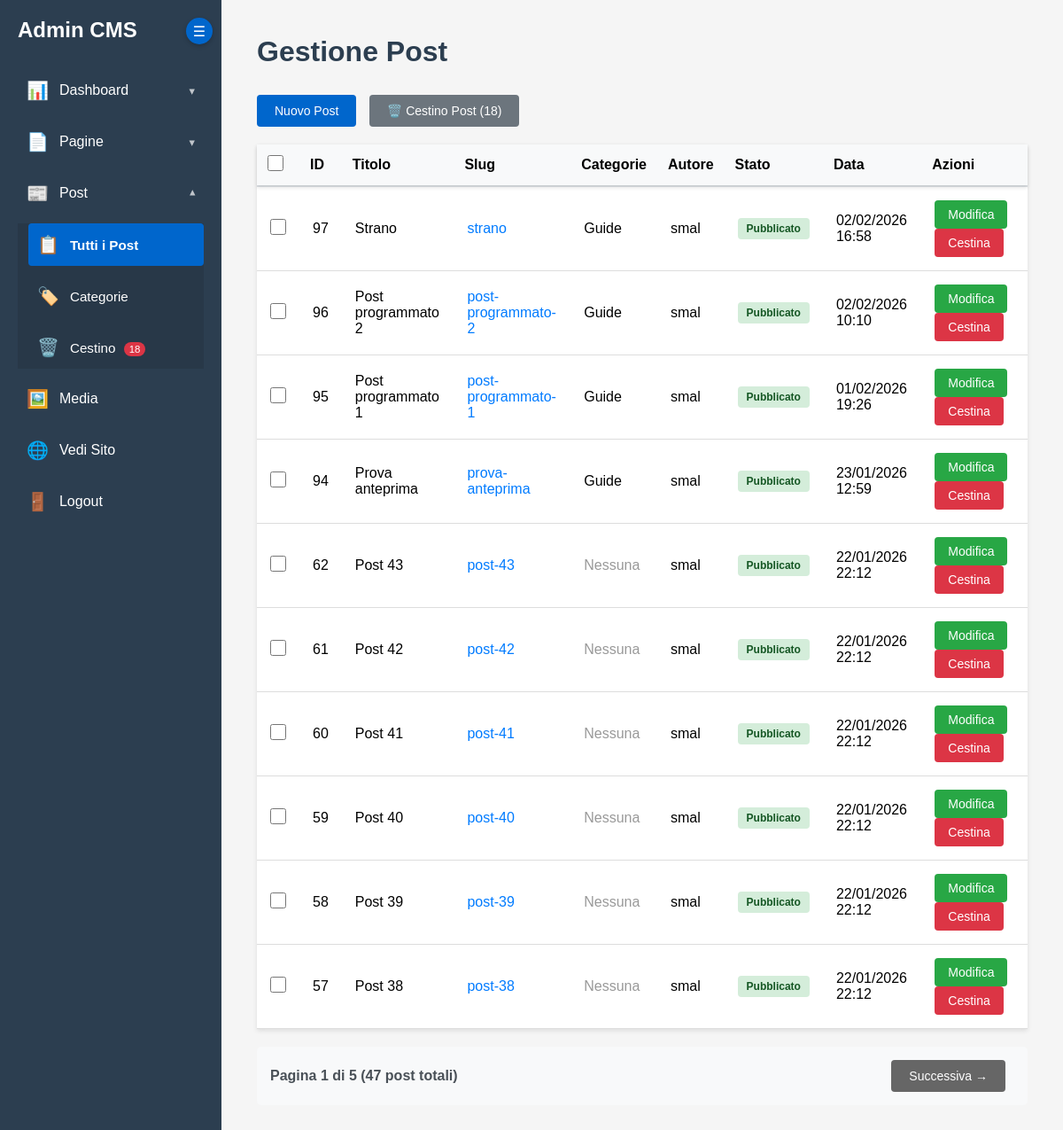
The app's page /admin/index.php?action=posts (signed in) with its own data.
### tables this page shows
CREATE TABLE `cmsmio_posts` (
  `id` int NOT NULL AUTO_INCREMENT,
  `post_type` varchar(50) DEFAULT 'post',
  `title` varchar(255) NOT NULL,
  `slug` varchar(255) NOT NULL,
  `content` longtext,
  `excerpt` text,
  `featured_image` varchar(255) DEFAULT NULL,
  `author_id` int DEFAULT NULL,
  `status` enum('bozza','pubblicato','programmato') DEFAULT 'bozza',
  `created_at` timestamp NULL DEFAULT CURRENT_TIMESTAMP,
  `updated_at` timestamp NULL DEFAULT CURRENT_TIMESTAMP ON UPDATE CURRENT_TIMESTAMP,
  `deleted_at` datetime DEFAULT NULL,
  PRIMARY KEY (`id`),
  UNIQUE KEY `slug` (`slug`),
  KEY `author_id` (`author_id`),
  KEY `idx_slug` (`slug`),
  KEY `idx_status` (`status`),
  KEY `idx_created` (`created_at`),
  KEY `idx_post_type` (`post_type`),
  CONSTRAINT `cmsmio_posts_ibfk_1` FOREIGN KEY (`author_id`) REFERENCES `cmsmio_users` (`id`) ON DELETE SET NULL
);

CREATE TABLE `cmsmio_categories` (
  `id` int NOT NULL AUTO_INCREMENT,
  `name` varchar(255) NOT NULL,
  `slug` varchar(255) NOT NULL,
  `description` text,
  `created_at` timestamp NULL DEFAULT CURRENT_TIMESTAMP,
  PRIMARY KEY (`id`),
  UNIQUE KEY `slug` (`slug`),
  KEY `idx_slug` (`slug`)
);

CREATE TABLE `cmsmio_users` (
  `id` int NOT NULL AUTO_INCREMENT,
  `name` varchar(255) NOT NULL,
  `email` varchar(255) NOT NULL,
  `password` varchar(255) NOT NULL,
  `remember_token` varchar(64) DEFAULT NULL,
  `role` enum('amministratore','gestore','registrato') DEFAULT 'registrato',
  `is_active` tinyint(1) DEFAULT '1',
  `activation_token` varchar(255) DEFAULT NULL,
  `reset_token` varchar(255) DEFAULT NULL,
  `reset_token_expiry` datetime DEFAULT NULL,
  `last_login` datetime DEFAULT NULL,
  `created_at` timestamp NULL DEFAULT CURRENT_TIMESTAMP,
  PRIMARY KEY (`id`),
  UNIQUE KEY `email` (`email`),
  UNIQUE KEY `idx_name_unique` (`name`),
  KEY `idx_email` (`email`),
  KEY `idx_role` (`role`)
);

### core/Admin/Admin.php (called while the page is built, shortened)
<?php
class Admin {
    public function __construct() {
        $this->db = new Database();
        $this->action = $_GET['action'] ?? 'dashboard';
    }
    public function run() {
        $this->showPage();
    }
}

### admin/index.php (called while the page is built, shortened)
<?php
$admin = new Admin();
$admin->run();
?>

### core/Database/DatabaseConnectionTrait.php (called while the page is built, shortened)
<?php
trait DatabaseConnectionTrait {
    private $prefix;
    public function initDatabase() {
        try {
            $dsn = 'mysql:host=' . DB_HOST . ';dbname=' . DB_NAME . ';charset=' . DB_CHARSET;
            $this->pdo = new PDO($dsn, DB_USER, DB_PASS);
            $this->prefix = defined('DB_PREFIX') ? DB_PREFIX : '';
        } catch (PDOException $e) {
            die("Errore connessione database: " . $e->getMessage());
        }
    }
    private function table($name) {
        return $this->prefix . $name;
    }
}

### core/Database/Other.php (called while the page is built, shortened)
<?php
trait OtherTrait {
    public function getTrashedPosts() {
        return $this->pdo->query("SELECT p.*, u.name as author_name FROM " . $this->table('posts') . " p
                                  LEFT JOIN " . $this->table('users') . " u ON p.author_id = u.id
                                  WHERE p.deleted_at IS NOT NULL
                                  ORDER BY p.deleted_at DESC")->fetchAll();
    }
}

### core/Database/PostTrait.php (called while the page is built, shortened)
<?php
trait PostTrait {
    public function getPostCategories($postId) {
        $stmt = $this->pdo->prepare("SELECT c.* FROM " . $this->table('categories') . " c
                                     INNER JOIN " . $this->table('post_categories') . " pc ON c.id = pc.category_id
                                     WHERE pc.post_id = ?");
        $stmt->execute([$postId]);
        return $stmt->fetchAll();
    }
    public function countPosts() {
    $stmt = $this->pdo->prepare("
        SELECT COUNT(*)
        FROM " . DB_PREFIX . "posts
        WHERE deleted_at IS NULL AND post_type = 'post'
    ");
    $stmt->execute();
    return $stmt->fetchColumn();
}
public function getPostsPaginated($offset, $limit) {
    $stmt = $this->pdo->prepare("
        SELECT p.*, u.name as author_name
        FROM " . DB_PREFIX . "posts p
        LEFT JOIN " . DB_PREFIX . "users u ON p.author_id = u.id
        WHERE p.deleted_at IS NULL AND p.post_type = 'post'
        ORDER BY p.created_at DESC
        LIMIT :limit OFFSET :offset
    ");
    $stmt->bindValue(':limit', (int)$limit, PDO::PARAM_INT);
    $stmt->bindValue(':offset', (int)$offset, PDO::PARAM_INT);
    $stmt->execute();
    return $stmt->fetchAll();
}
}

### admin/views/posts.php (the view, shortened to what this page needs)
<h1>Gestione Post</h1>
<div style="display: flex; justify-content: space-between; align-items: center; margin-bottom: 20px;">
    <div>
        <a href="index.php?action=edit_post" class="btn">Nuovo Post</a>
        <a href="index.php?action=trash_posts" class="btn btn-secondary" style="background-color: #6c757d;">
            🗑️ Cestino Post <?php
            $trashedCount = count($this->db->getTrashedPosts());
            if ($trashedCount > 0) echo "($trashedCount)";
            ?>
        </a>
    </div>
</div>
<table class="admin-table">
    <thead>
        <tr>
            <th style="width: 40px;">
                <input type="checkbox" id="select-all" title="Seleziona tutti">
            </th>
            <th>ID</th>
            <th>Titolo</th>
            <th>Slug</th>
            <th>Categorie</th>
            <th>Autore</th>
            <th>Stato</th>
            <th>Data</th>
            <th>Azioni</th>
        </tr>
    </thead>
    <tbody>
        <?php foreach ($posts as $post): ?>
        <tr>
            <td>
                <input type="checkbox" class="post-checkbox" value="<?php echo $post['id']; ?>">
            </td>
            <td><?php echo $post['id']; ?></td>
            <td><?php echo htmlspecialchars($post['title']); ?></td>
            <td>
                <?php if ($post['status'] === 'pubblicato'): ?>
                    <a href="../post/<?php echo htmlspecialchars($post['slug']); ?>"
                       target="_blank"
                       class="slug-link"
                       title="Visualizza il post sul sito">
                        <?php echo htmlspecialchars($post['slug']); ?>
                    </a>
                <?php else: ?>
                    <span class="slug-inactive" title="Post non pubblicato">
                        <?php echo htmlspecialchars($post['slug']); ?>
                    </span>
                <?php endif; ?>
            </td>
            <td>
                <?php
                $categories = $this->db->getPostCategories($post['id']);
                if (!empty($categories)) {
                    $categoryNames = array_map(function($cat) {
                        return htmlspecialchars($cat['name']);
                    }, $categories);
                    echo implode(', ', $categoryNames);
                } else {
                    echo '<span style="color: #999;">Nessuna</span>';
                }
                ?>
            </td>
            <td><?php echo htmlspecialchars($post['author_name'] ?? 'N/D'); ?></td>
            <td>
                <?php if ($post['status'] === 'pubblicato'): ?>
                    <span class="badge badge-success">Pubblicato</span>
                <?php elseif ($post['status'] === 'programmato'): ?>
                    <span class="badge badge-warning">Programmato</span>
                <?php else: ?>
                    <span class="badge badge-inactive">Bozza</span>
                <?php endif; ?>
            </td>
            <td><?php echo date('d/m/Y H:i', strtotime($post['created_at'])); ?></td>
            <td>
                <form method="GET" action="index.php" style="display:inline;">
                    <button type="submit" class="btn-edit">Modifica</button>
                </form>
                <form method="POST" action="index.php?action=trash_post" style="display:inline;" class="trash-form" data-post-title="<?php echo htmlspecialchars($post['title']); ?>">
                    <button type="button" class="btn-delete trash-btn">Cestina</button>
                </form>
            </td>
        </tr>
        <?php endforeach; ?>
    </tbody>
</table>
<?php if ($totalPages > 1): ?>
<div class="pagination">
    <span class="pagination-info">
        Pagina <?php echo $page; ?> di <?php echo $totalPages; ?>
        (<?php echo $totalPosts; ?> post totali)
    </span>
    <?php if ($page < $totalPages): ?>
        <a href="index.php?action=posts&page=<?php echo $page + 1; ?>" class="btn btn-secondary">Successiva →</a>
    <?php endif; ?>
</div>
<?php endif; ?>

### admin/assets/admin.css (style rules this page uses)
* { margin: 0; padding: 0; box-sizing: border-box; }
body { font-family: Arial, sans-serif; background: #f5f5f5; }
.admin-content h1 { margin-bottom: 30px; color: #2c3e50; }
.btn { display: inline-block; padding: 10px 20px; background: #0066cc; color: white; text-decoration: none; border-radius: 4px; border: none; cursor: pointer; margin-right: 10px; font-size: 14px; }
.btn-secondary { background: #666; }
.btn-delete { background: #dc3545; color: white; border: none; padding: 8px 15px; border-radius: 4px; cursor: pointer; font-size: 14px; }
.btn-edit { background: #28a745; color: white; border: none; padding: 8px 15px; border-radius: 4px; cursor: pointer; font-size: 14px; text-decoration: none; display: inline-block; }
.admin-table { width: 100%; background: white; border-collapse: collapse; box-shadow: 0 2px 5px rgba(0,0,0,0.1); margin-top: 20px; }
.admin-table th, .admin-table td { padding: 15px; text-align: left; border-bottom: 1px solid #ddd; }
.admin-table th { background: #f8f9fa; font-weight: bold; }
.admin-table td form { display: inline; margin-right: 5px; }
.badge { display: inline-block; padding: 5px 10px; border-radius: 4px; font-size: 12px; font-weight: bold; }
.badge-success { background: #d4edda; color: #155724; }

### admin/views/posts.php (style rules this page uses)
.admin-table { position: relative; }
.admin-table thead tr { position: sticky; top: 0; z-index: 10; background-color: #f8f9fa; box-shadow: 0 2px 4px rgba(0,0,0,0.1); }
.admin-table thead th { background-color: #f8f9fa; padding: 12px; border-bottom: 2px solid #dee2e6; }
.slug-link { color: #007bff; text-decoration: none; transition: color 0.2s; }
.pagination { margin-top: 20px; display: flex; justify-content: space-between; align-items: center; padding: 15px; background: #f8f9fa; border-radius: 5px; }
.pagination-info { font-weight: bold; color: #495057; }
.post-checkbox, #select-all { cursor: pointer; width: 18px; height: 18px; }

### records on screen
cmsmio_posts: id "97", title "Strano", slug "strano", cmsmio_categories.name "Guide", author.name "smal", status "Pubblicato", created_at "02/02/2026 16:58"
cmsmio_posts: id "96", title "Post programmato 2", slug "post-programmato-2", cmsmio_categories.name "Guide", author.name "smal", status "Pubblicato", created_at "02/02/2026 10:10"
cmsmio_posts: id "95", title "Post programmato 1", slug "post-programmato-1", cmsmio_categories.name "Guide", author.name "smal", status "Pubblicato", created_at "01/02/2026 19:26"
cmsmio_posts: id "94", title "Prova anteprima", slug "prova-anteprima", cmsmio_categories.name "Guide", author.name "smal", status "Pubblicato", created_at "23/01/2026 12:59"
cmsmio_posts: id "62", title "Post 43", slug "post-43", shows "Nessuna", author.name "smal", status "Pubblicato", created_at "22/01/2026 22:12"
cmsmio_posts: id "61", title "Post 42", slug "post-42", shows "Nessuna", author.name "smal", status "Pubblicato", created_at "22/01/2026 22:12"
cmsmio_posts: id "60", title "Post 41", slug "post-41", shows "Nessuna", author.name "smal", status "Pubblicato", created_at "22/01/2026 22:12"
cmsmio_posts: id "59", title "Post 40", slug "post-40", shows "Nessuna", author.name "smal", status "Pubblicato", created_at "22/01/2026 22:12"
cmsmio_posts: id "58", title "Post 39", slug "post-39", shows "Nessuna", author.name "smal", status "Pubblicato", created_at "22/01/2026 22:12"
cmsmio_posts: id "57", title "Post 38", slug "post-38", shows "Nessuna", author.name "smal", status "Pubblicato", created_at "22/01/2026 22:12"

### other values on screen
$trashedPostsCount "18"
$trashedCount "18"
$page "1"
$totalPages "5"
$totalPosts "47"
